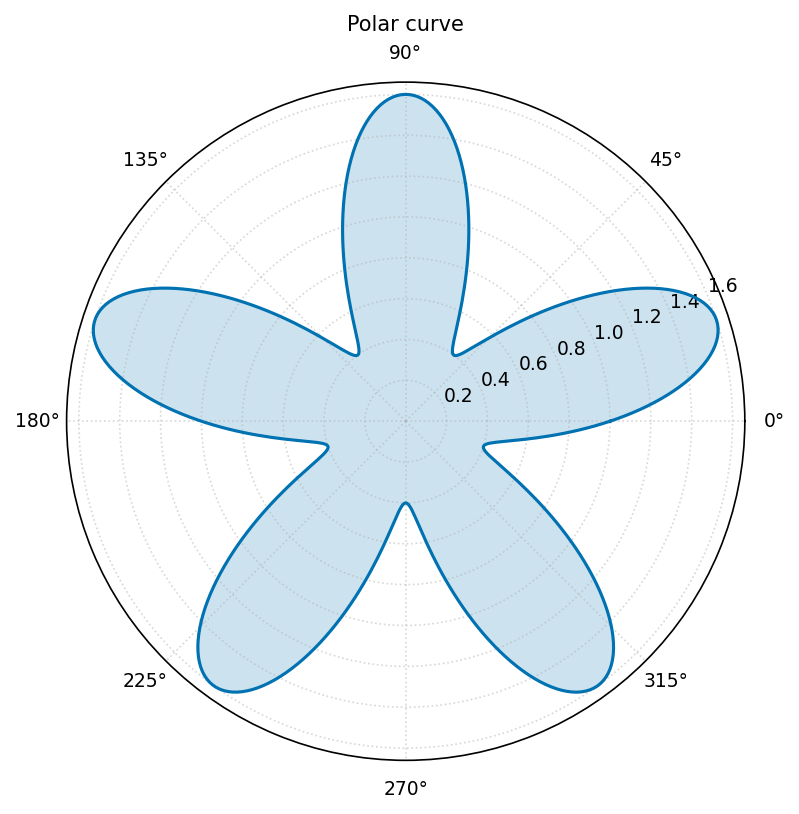

Write the Python code that produced this figure.
"""polar_basic: 极坐标曲线."""
import sys, os; sys.path.insert(0, os.path.join(os.path.dirname(os.path.abspath(__file__)), '..', '..', '_utils', 'python'))
import numpy as np
import matplotlib.pyplot as plt
from theme import apply_theme
from palette import cycle

def make_figure(title='Polar curve'):
    apply_theme(fig_size=(5.5, 5.5))
    theta = np.linspace(0, 2*np.pi, 500)
    r = 1 + 0.6*np.sin(5*theta)
    fig, ax = plt.subplots(subplot_kw={'projection': 'polar'})
    ax.plot(theta, r, color=cycle(0))
    ax.fill(theta, r, color=cycle(0), alpha=0.2)
    ax.set_title(title)
    fig.tight_layout()
    return fig

if __name__ == '__main__':
    fig = make_figure()
    fig.savefig(__file__.replace('.py', '.png'), dpi=150)
